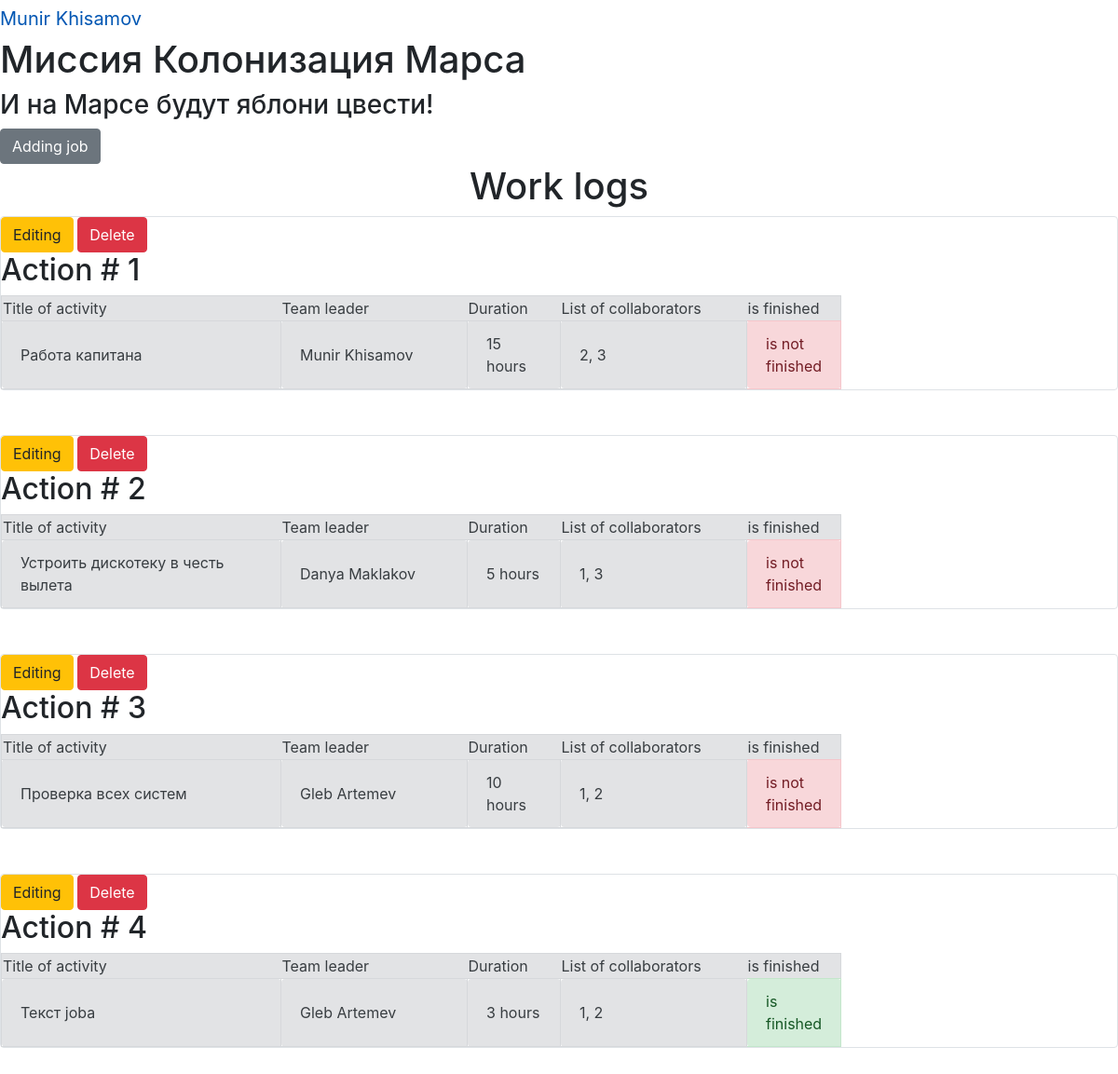
/jobs_list (signed in), run on the app's committed database.
### data/users.py (models this page shows, shortened)
class User(SqlAlchemyBase, UserMixin, SerializerMixin):
    __tablename__ = 'users'
    id = sqlalchemy.Column(sqlalchemy.Integer,
                           primary_key=True, autoincrement=True)
    surname = sqlalchemy.Column(sqlalchemy.String, nullable=True)
    name = sqlalchemy.Column(sqlalchemy.String, nullable=True)
    age = sqlalchemy.Column(sqlalchemy.Integer, nullable=True)
    position = sqlalchemy.Column(sqlalchemy.String, nullable=True)
    speciality = sqlalchemy.Column(sqlalchemy.String, nullable=True)
    address = sqlalchemy.Column(sqlalchemy.String, nullable=True)
    email = sqlalchemy.Column(sqlalchemy.String,
                              index=True, unique=True, nullable=True)
    jobs = orm.relation('Jobs')
    hashed_password = sqlalchemy.Column(sqlalchemy.String, nullable=True)
    modified_date = sqlalchemy.Column(sqlalchemy.DateTime,
                                      default=datetime.datetime.now)

### data/jobs.py (models this page shows, shortened)
class Jobs(SqlAlchemyBase, UserMixin, SerializerMixin):
    __tablename__ = 'jobs'
    id = sqlalchemy.Column(sqlalchemy.Integer,
                           primary_key=True, autoincrement=True)
    team_leader = sqlalchemy.Column(sqlalchemy.Integer,
                                    sqlalchemy.ForeignKey("users.id"))
    job = sqlalchemy.Column(sqlalchemy.String, nullable=True)
    work_size = sqlalchemy.Column(sqlalchemy.Integer, nullable=True)
    collaborators = sqlalchemy.Column(sqlalchemy.String, nullable=True)
    start_date = sqlalchemy.Column(sqlalchemy.DateTime, default=datetime.datetime.now)
    end_date = sqlalchemy.Column(sqlalchemy.DateTime)
    is_finished = sqlalchemy.Column(sqlalchemy.Boolean)
    user = orm.relation('User')

### main.py (the view)
@app.route('/')
@app.route('/jobs_list')
def jobs_list():
    session = db_session.create_session()
    jobs = session.query(Jobs).all()
    return render_template("index.html", jobs=jobs)

### data/db_session.py (called while the page is built)
def create_session() -> Session:
    global __factory
    return __factory()

### main.py (called while the page is built)
@login_manager.user_loader
def load_user(user_id):
    session = db_session.create_session()
    return session.query(User).get(user_id)

### templates/index.html
{% extends "base.html" %}
{% block content %}
{% if current_user.is_authenticated %}
    <a href="jobs" class="btn btn-secondary">Adding job</a>
{% endif %}
<h1 align="center">Work logs</h1>
{% for item in jobs%}
<div class="col-md6 border rounded">
    {% if current_user.is_authenticated and (current_user == item.user or current_user.id == 1) %}
    <div>
        <a href="/jobs/{{ item.id }}" class="btn btn-warning">Editing</a>
        <a href="/jobs_delete/{{ item.id }}" class="btn btn-danger">Delete</a>
    </div>
    {% endif %}
    <h2>Action # {{item.id}}</h2>
    <table>
        <tr class="alert alert-secondary" role="alert">
            <td width="300">Title of activity</td>
            <td width="200">Team leader</td>
            <td width="100">Duration</td>
            <td width="200">List of collaborators</td>
            <td width="100">is finished</td>
        </tr>
        <tr>
            <td class="alert alert-secondary" role="alert" width="300">{{ item.job }}</td>
            <td class="alert alert-secondary" role="alert" width="200">{{ item.user.name }} {{ item.user.surname }}</td>
            <td class="alert alert-secondary" role="alert" width="100">{{ item.work_size }} hours</td>
            <td class="alert alert-secondary" role="alert" width="200">{{ item.collaborators }}</td>
            {% if item.is_finished %}
            <td class="alert alert-success" role="alert" width="100">is finished</td>
            {% else %}
            <td class="alert alert-danger" role="alert" width="100">is not finished</td>
            {% endif %}
        </tr>
    </table>
</div>
<br>
<br>
{% endfor %}
{% endblock %}

### templates/base.html (shortened to what this page needs)
<!DOCTYPE html>
<html lang="en">
<head>
    <link rel="stylesheet" href="static/css/style_new_2.css" />
    <link rel="stylesheet"
        href="https://stackpath.bootstrapcdn.com/bootstrap/4.4.1/css/bootstrap.min.css"
>
</head>
<body>
    {% if current_user.is_authenticated %}
        <a class="navbar-brand" href="/logout">{{ current_user.name }} {{ current_user.surname }}</a>
    {% else %}
        <p>
            <a class="btn btn-primary " href="/register">Зарегистрироваться</a>
            <a class="btn btn-success" href="/login">Войти</a>
        </p>
    {% endif %}
    <h1>Миссия Колонизация Марса</h1>
    <h3>И на Марсе будут яблони цвести!</h3>
    {% block content %}
    {% endblock %}
</body>
</html>

### data on the page
User: name "Munir", surname "Khisamov"
Jobs: id "1", job "Работа капитана", user.name "Munir", user.surname "Khisamov", work_size "15", collaborators "2, 3", is_finished "is not finished"
Jobs: id "2", job "Устроить дискотеку в честь вылета", user.name "Danya", user.surname "Maklakov", work_size "5", collaborators "1, 3", is_finished "is not finished"
Jobs: id "3", job "Проверка всех систем", user.name "Gleb", user.surname "Artemev", work_size "10", collaborators "1, 2", is_finished "is not finished"
Jobs: id "4", job "Текст joba", user.name "Gleb", user.surname "Artemev", work_size "3", collaborators "1, 2", is_finished "is finished"
